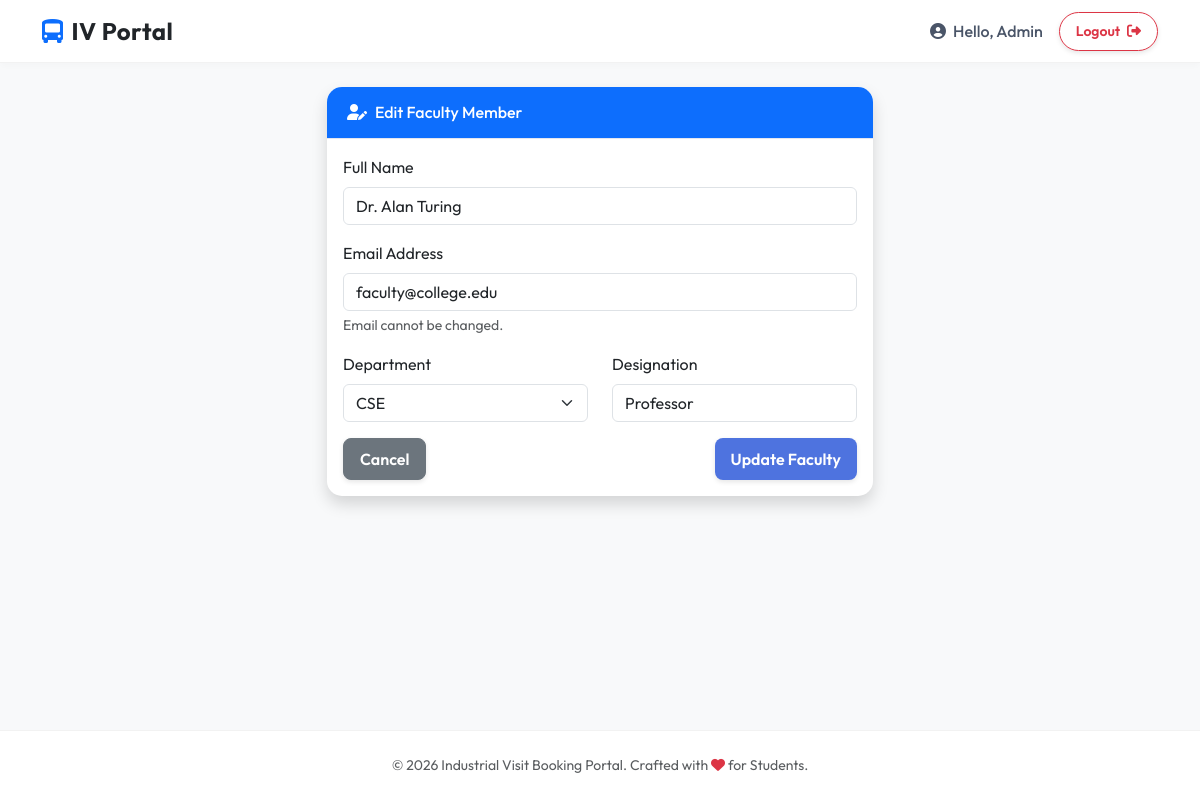
Screenshot of /admin/edit_faculty/1 (signed in) with the database file from the repository.
### models/user.py (models this page shows, shortened)
class User(UserMixin, db.Model):
    __tablename__ = 'users'
    id = db.Column(db.Integer, primary_key=True)
    email = db.Column(db.String(120), unique=True, nullable=False)
    password_hash = db.Column(db.String(256), nullable=False)
    role = db.Column(db.String(20), nullable=False) # 'student', 'faculty', 'admin'

### models/faculty.py (models this page shows)
class Faculty(db.Model):
    __tablename__ = 'faculty'
    id = db.Column(db.Integer, primary_key=True)
    user_id = db.Column(db.Integer, db.ForeignKey('users.id'), nullable=False)
    name = db.Column(db.String(100), nullable=False)
    department = db.Column(db.String(50), nullable=False)
    designation = db.Column(db.String(50), nullable=False)
    user = db.relationship('User', backref=db.backref('faculty_profile', uselist=False))
    visits = db.relationship('Visit', backref='faculty', lazy=True)

### routes/admin_routes.py (the view, shortened to what this page needs)
@admin_bp.route('/edit_faculty/<int:faculty_id>', methods=['GET', 'POST'])
@login_required
@admin_required
def edit_faculty(faculty_id):
    faculty = Faculty.query.get_or_404(faculty_id)
    return render_template('admin/edit_faculty.html', faculty=faculty)

### routes/admin_routes.py (called while the page is built)
def admin_required(f):
    from functools import wraps
    @wraps(f)
    def decorated_function(*args, **kwargs):
        if not current_user.is_authenticated or current_user.role != 'admin':
            flash('You do not have permission to access this page.', 'danger')
            return redirect(url_for('auth.login'))
        return f(*args, **kwargs)
    return decorated_function

### templates/admin/edit_faculty.html (shortened to what this page needs)
{% extends 'common/base.html' %}
{% block content %}
<div class="row justify-content-center">
    <div class="col-md-8 col-lg-6">
        <div class="card shadow mb-4">
            <div class="card-header py-3 bg-primary text-white">
                <h6 class="m-0 font-weight-bold"><i class="fas fa-user-edit me-2"></i>Edit Faculty Member</h6>
            </div>
            <div class="card-body">
                <form method="POST" action="{{ url_for('admin.edit_faculty', faculty_id=faculty.id) }}">
                    <div class="mb-3">
                        <label for="name" class="form-label">Full Name</label>
                        <input type="text" class="form-control" id="name" name="name" value="{{ faculty.name }}"
                            required>
                    </div>
                    <div class="mb-3">
                        <label for="email" class="form-label">Email Address</label>
                        <input type="email" class="form-control" id="email" name="email"
                            value="{{ faculty.user.email }}" readonly>
                        <div class="form-text">Email cannot be changed.</div>
                    </div>
                    <div class="row">
                        <div class="col-md-6 mb-3">
                            <label for="department" class="form-label">Department</label>
                            <select class="form-select" id="department" name="department" required>
                                <option value="CSE" {% if faculty.department=='CSE' %}selected{% endif %}>CSE</option>
                            </select>
                        </div>
                        <div class="col-md-6 mb-3">
                            <label for="designation" class="form-label">Designation</label>
                            <input type="text" class="form-control" id="designation" name="designation"
                                value="{{ faculty.designation }}" required>
                        </div>
                    </div>
                    <div class="d-flex justify-content-between">
                        <a href="{{ url_for('admin.manage_faculty') }}" class="btn btn-secondary">Cancel</a>
                        <button type="submit" class="btn btn-primary">Update Faculty</button>
                    </div>
                </form>
            </div>
        </div>
    </div>
</div>
{% endblock %}

### templates/common/base.html (shortened to what this page needs)
<!DOCTYPE html>
<html lang="en">
<head>
    <link href="https://cdn.jsdelivr.net/npm/bootstrap@5.3.0/dist/css/bootstrap.min.css" rel="stylesheet">
    <link rel="stylesheet" href="https://cdnjs.cloudflare.com/ajax/libs/font-awesome/6.4.0/css/all.min.css">
    <link rel="stylesheet" href="{{ url_for('static', filename='css/main.css') }}">
</head>
<body>
    <nav class="navbar navbar-expand-lg navbar-glass sticky-top">
        <div class="container">
            <a class="navbar-brand fw-bold text-dark" href="{{ url_for('index') }}">
                <i class="fas fa-bus-alt text-primary me-2"></i>IV Portal
            </a>
            <div class="collapse navbar-collapse" id="navbarNav">
                <ul class="navbar-nav ms-auto align-items-center">
                    {% if current_user.is_authenticated %}
                    <li class="nav-item">
                        <span class="nav-link">
                            <i class="fas fa-user-circle me-1"></i> Hello, {{ current_user.role.title() }}
                        </span>
                    </li>
                    <li class="nav-item ms-lg-2">
                        <a class="btn btn-sm btn-outline-danger rounded-pill px-3" href="{{ url_for('auth.logout') }}">
                            Logout <i class="fas fa-sign-out-alt ms-1"></i>
                        </a>
                    </li>
                    {% endif %}
                </ul>
            </div>
        </div>
    </nav>
    <div class="content-wrapper container mt-4 animate-fade-in">
        {% block content %}{% endblock %}
    </div>
    <footer class="py-4 mt-5">
        <div class="container text-center">
            <p class="mb-0 text-muted small">&copy; 2026 Industrial Visit Booking Portal. Crafted with <i
                    class="fas fa-heart text-danger"></i> for Students.</p>
        </div>
    </footer>
</body>
</html>

### static/css/main.css (style rules this page uses)
:root { --primary-color: #4e73df; --secondary-color: #858796; --success-color: #1cc88a; --info-color: #36b9cc; --warning-color: #f6c23e; --danger-color: #e74a3b; --dark-color: #5a5c69; --light-color: #f8f9fc; --bg-gradient: linear-gradient(180deg, #f8f9fc 0%, #e3e6f0 100%); }
body { font-family: 'Poppins', sans-serif; background-color: #f3f4f6; color: #5a5c69; min-height: 100vh; display: flex; flex-direction: column; }
.navbar { background: linear-gradient(90deg, #4e73df 0%, #224abe 100%) !important; box-shadow: 0 4px 10px rgba(0, 0, 0, 0.1); }
.navbar-brand { font-weight: 700; font-size: 1.5rem; letter-spacing: 0.5px; }
.nav-link { font-weight: 500; }
.card { border: none; border-radius: 15px; box-shadow: 0 0.15rem 1.75rem 0 rgba(58, 59, 69, 0.1); transition: all 0.3s ease-in-out; overflow: hidden; }
.card-header { background-color: #fff; border-bottom: 1px solid #e3e6f0; font-weight: 700; color: #4e73df; padding: 1rem 1.25rem; }
.btn { border-radius: 8px; padding: 0.5rem 1rem; font-weight: 600; transition: all 0.2s; box-shadow: 0 2px 5px rgba(0, 0, 0, 0.1); }
.btn-primary { background-color: var(--primary-color); border: none; }
footer { background-color: white; margin-top: auto; border-top: 1px solid #e3e6f0; }
.animate-fade-in { animation: fadeIn 0.6s ease-out forwards; }

### templates/common/base.html (style rules this page uses)
:root { --primary-gradient: linear-gradient(135deg, #667eea 0%, #764ba2 100%); --glass-bg: rgba(255, 255, 255, 0.95); --glass-border: rgba(255, 255, 255, 0.2); }
body { font-family: 'Outfit', sans-serif; background-color: #f8f9fa; min-height: 100vh; display: flex; flex-direction: column; }
.navbar-glass { background: rgba(255, 255, 255, 0.9) !important; backdrop-filter: blur(10px); border-bottom: 1px solid rgba(0, 0, 0, 0.05); box-shadow: 0 4px 6px -1px rgba(0, 0, 0, 0.02); }
.nav-link { font-weight: 500; color: #4a5568 !important; transition: color 0.2s; }
.content-wrapper { flex: 1; }
footer { background: #fff; border-top: 1px solid rgba(0, 0, 0, 0.05); }

### rows the page displays
User: role "Admin"
Faculty: name "Dr. Alan Turing", department "CSE", designation "Professor"
User: email "faculty@college.edu"
